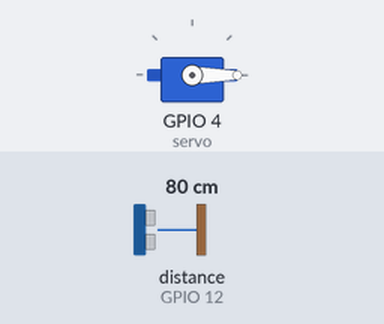
Recording of a program running on a simulated ESP32 board running MicroPython. Shown: servo. The test bench sets the inputs (shaded band); at power-on: distance to the obstacle (sensor on GPIO 12) 80 cm. The echo pulse lasts 58.3 µs per cm; servo angles are drawn from the pulse width (0.5 ms = 0°, 2.5 ms = 180°).

Above: at 3.2 s.
3.3 s: distance to the obstacle (sensor on GPIO 12) set to 17 cm
4.8 s: distance to the obstacle (sensor on GPIO 12) set to 14 cm
At 6.1 s:
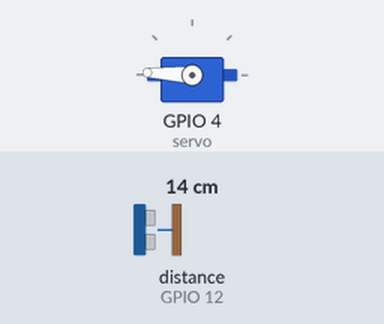
6.5 s: distance to the obstacle (sensor on GPIO 12) set to 18 cm
At 8.3 s:
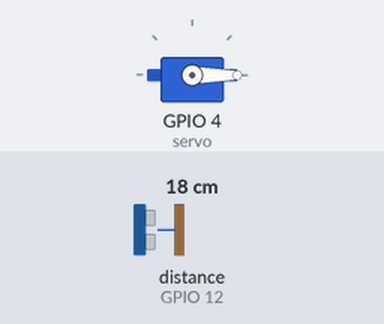
9.5 s: distance to the obstacle (sensor on GPIO 12) set to 2 cm
At 10.9 s:
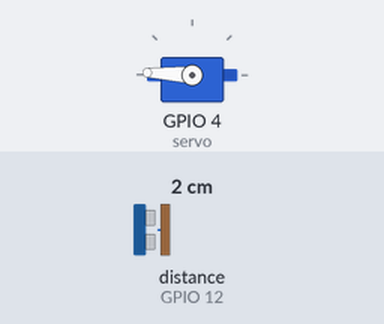
Timing chart, 0 to 12.0 s (numbered marks = the images above; inputs shaded):
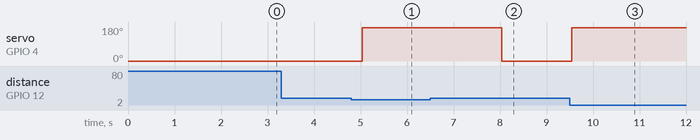

The program:

step2_door.py
```python
from machine import Pin, PWM              # 서보를 쓰려고 PWM 도 추가
import time

trig = Pin(13, Pin.OUT)                   # 초음파를 쏘는 핀
echo = Pin(12, Pin.IN)                    # 메아리를 듣는 핀

servo = PWM(Pin(4))                       # 4번 핀의 서보 = 우리 문
servo.freq(50)                            # 서보는 1초에 50번 신호
servo.duty_u16(1638)                      # 처음엔 문을 닫아 두기


def get_distance():                       # ① 에서 만든 함수 그대로
    trig.value(1)
    time.sleep_us(10)
    trig.value(0)
    while not echo.value():
        pass
    start = time.ticks_us()
    while echo.value():
        pass
    stop = time.ticks_us()
    t = time.ticks_diff(stop, start) // 2
    return int(340 * t // 10000)


time.sleep(2)                             # 센서 준비 2초

while True:
    d = get_distance()                    # 거리를 재서 d 에 담기
    if d < 15:                            # 15cm 보다 가까우면
        servo.duty_u16(8100)              # 문 열기
        time.sleep(3)                     # 3초 동안 열어 두기
        servo.duty_u16(1638)              # 다시 문 닫기
    time.sleep_ms(300)                    # 0.3초마다 다시 재기
```

Measured:
- the behaviour switches between 16 and 15 cm on distance to the obstacle (sensor on GPIO 12) (found by bisection; images 0 and 1)
- after the input at 3.3 s, every drawn part: stays the same
- after the input at 4.8 s, servo on GPIO 4 (servo): 0° → 177° after 0.24 s
- after the input at 6.5 s, servo on GPIO 4 (servo): goes on until 8.0 s, then stays 0°
- after the input at 9.5 s, servo on GPIO 4 (servo): 0° → 177° at once
